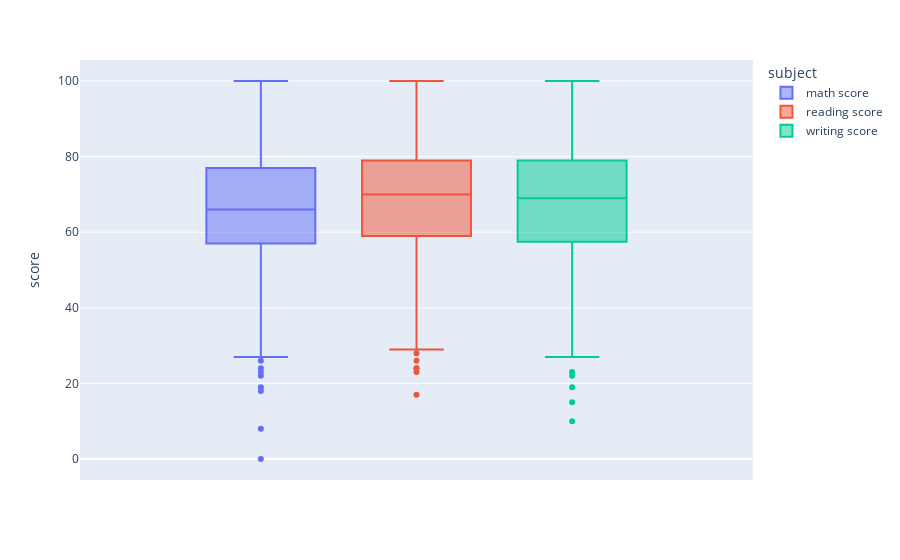

Notebook code for this chart:
### Code cell
# Código del amigo ChatGPT (listo para usar)
fig = px.box(
    df_grades.melt(
        value_vars=["math score", "reading score", "writing score"],
        var_name="subject",
        value_name="score",
    ),
    y="score",
    color="subject",
)
fig.show()

### Figure 1 — Plotly figure (JSON) as saved in the notebook; plotly's stock layout.template omitted (floating-point values rounded to 4 significant figures; data arrays with more than 128 entries replaced by an {"elided": "..."} marker saying what was removed)
{"data": [{"alignmentgroup": "True", "hovertemplate": "subject=math score<br>score=%{y}<extra></extra>", "legendgroup": "math score", "marker": {"color": "#636efa"}, "name": "math score", "notched": false, "offsetgroup": "math score", "orientation": "v", "showlegend": true, "type": "box", "x0": " ", "xaxis": "x", "y": {"elided": "1000 int values"}, "y0": " ", "yaxis": "y"}, {"alignmentgroup": "True", "hovertemplate": "subject=reading score<br>score=%{y}<extra></extra>", "legendgroup": "reading score", "marker": {"color": "#EF553B"}, "name": "reading score", "notched": false, "offsetgroup": "reading score", "orientation": "v", "showlegend": true, "type": "box", "x0": " ", "xaxis": "x", "y": {"elided": "1000 int values"}, "y0": " ", "yaxis": "y"}, {"alignmentgroup": "True", "hovertemplate": "subject=writing score<br>score=%{y}<extra></extra>", "legendgroup": "writing score", "marker": {"color": "#00cc96"}, "name": "writing score", "notched": false, "offsetgroup": "writing score", "orientation": "v", "showlegend": true, "type": "box", "x0": " ", "xaxis": "x", "y": {"elided": "1000 int values"}, "y0": " ", "yaxis": "y"}], "layout": {"autosize": true, "boxmode": "group", "legend": {"title": {"text": "subject"}, "tracegroupgap": 0}, "margin": {"t": 60}, "xaxis": {"anchor": "y", "autorange": true, "domain": [0, 1], "range": [-0.5036, 0.5036], "type": "category"}, "yaxis": {"anchor": "x", "autorange": true, "domain": [0, 1], "range": [-5.556, 105.6], "title": {"text": "score"}, "type": "linear"}}}
